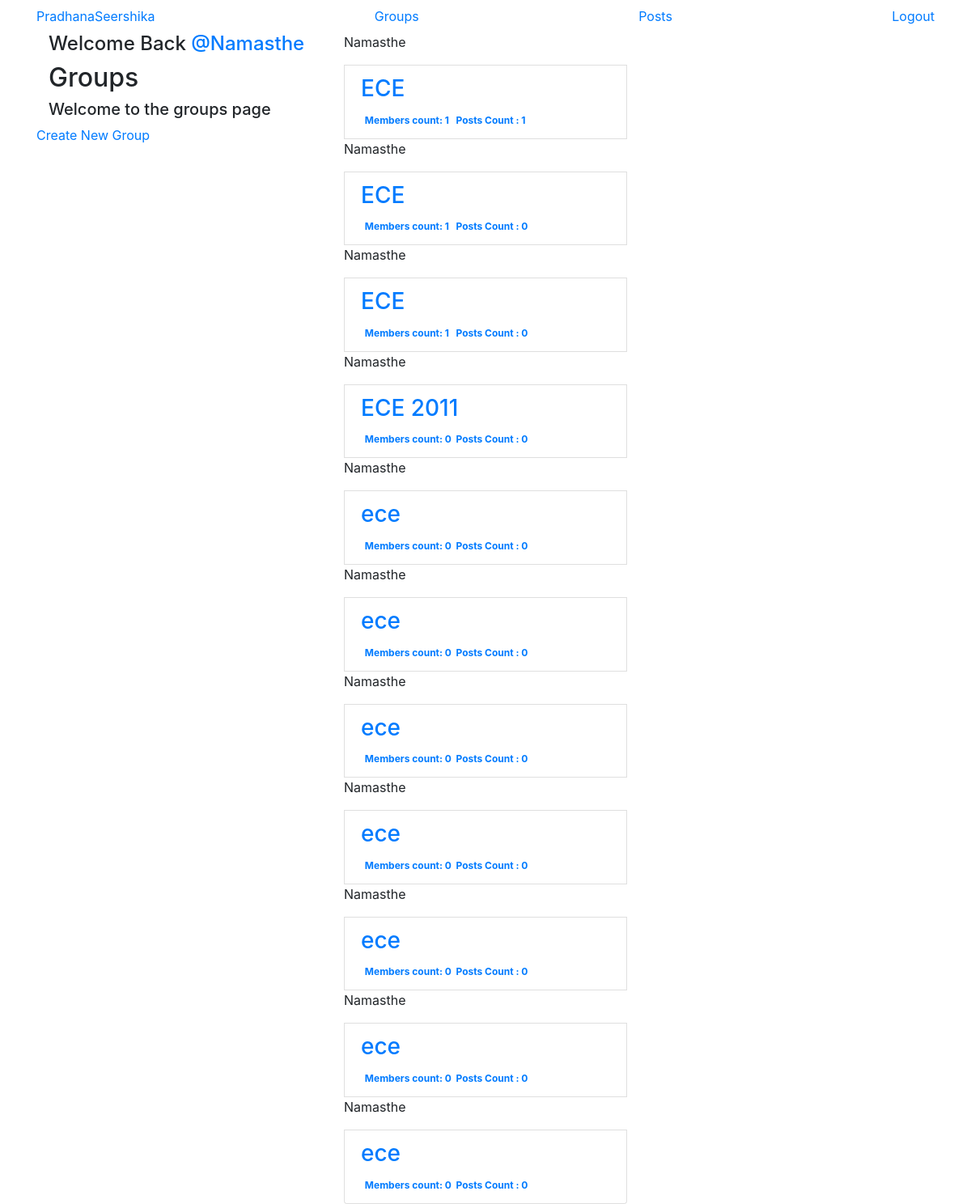
Screenshot of /groups/ (signed in) with the database file from the repository.
### groups/models.py (models this page shows, shortened)
class Group(models.Model):
    name = models.CharField(max_length=47)
    description = models.TextField(blank=True,default='')
    image = models.ImageField(upload_to='group_images',blank=True)
    members = models.ManyToManyField(to=User,through='GroupMember')
    class Meta:
        ordering=['name']

### groups/views.py (the view)
# urls.py: path('',views.GroupList.as_view(),name='list'),
class GroupList(ListView):
    model = Group

### groups/templates/groups/group_list.html
{% extends 'groups/group_base.html' %}
{% block pregroup %}
    <div class="col-md-4">
        <div class="container">
            {% if user.is_authenticated %}
                <h4> Welcome Back <a href="{% url 'posts:for_user' username=user.username %}">@{{user.username}}</a> </h4>
            {% endif %}
            <h2>Groups</h2>
            <h5>Welcome to the groups page</h5>
        </div>
        {% if user.is_authenticated %}
            <a href="{% url 'groups:create'%}">Create New Group</a>
        {% endif %}
    </div>
{% endblock %}
{% block groupcontent %}
    <div class="col-md-4">
        <div class="list-group">
            {% for group in group_list %}
                 <p>Namasthe</p>
                <a class="list-group-item" href="{% url 'groups:detail' pk=group.pk %}">
                    <h3 class="title list-group-item-heading">{{group.name}}</h3>
                    <div class="row">
                        <div class="col-md-4">
                            <span class="badge">Members count: {{group.members.count}}</span>
                        </div>
                        <div class="col-md-4">
                            <span class="badge">Posts Count : {{group.groupposts.count}} </span>
                        </div>
                    </div>
                </a>
            {% endfor %}
        </div>
    </div>
{% endblock %}

### rows the page displays
Group: name "ECE", members.count "1", groupposts.count "1"
Group: name "ECE", members.count "1", groupposts.count "0"
Group: name "ECE", members.count "1", groupposts.count "0"
Group: name "ECE 2011", members.count "0", groupposts.count "0"
Group: name "ece", members.count "0", groupposts.count "0"
Group: name "ece", members.count "0", groupposts.count "0"
Group: name "ece", members.count "0", groupposts.count "0"
Group: name "ece", members.count "0", groupposts.count "0"
Group: name "ece", members.count "0", groupposts.count "0"
Group: name "ece", members.count "0", groupposts.count "0"
Group: name "ece", members.count "0", groupposts.count "0"

### other values shown
{{ user.username }} "Namasthe"
